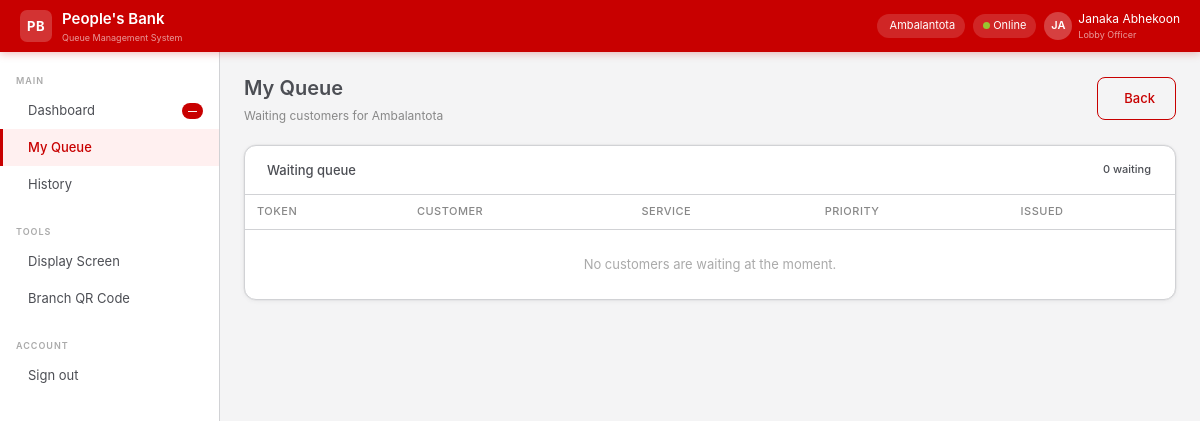
Screenshot of /officer/queue (signed in) with the database file from the repository.
### app/models/branch.py (models this page shows, shortened)
class Branch(db.Model):
    __tablename__ = "branches"
    id         = db.Column(db.Integer, primary_key=True)
    name       = db.Column(db.String(120), nullable=False)
    code       = db.Column(db.String(10), unique=True, nullable=False)
    address    = db.Column(db.Text)
    city       = db.Column(db.String(80))
    phone      = db.Column(db.String(20))
    is_active  = db.Column(db.Boolean, default=True, nullable=False)
    created_at = db.Column(db.DateTime, default=lambda: datetime.now(timezone.utc))
    users    = db.relationship("User",       back_populates="branch",   lazy="dynamic")
    counters = db.relationship("Counter",    back_populates="branch",   lazy="dynamic")
    tokens   = db.relationship("QueueToken", back_populates="branch",   lazy="dynamic")

### app/models/user.py (models this page shows, shortened)
class User(UserMixin, db.Model):
    __tablename__ = "users"
    id            = db.Column(db.Integer, primary_key=True)
    branch_id     = db.Column(db.Integer, db.ForeignKey("branches.id"), nullable=True)
    employee_id   = db.Column(db.String(20), unique=True, nullable=False)
    full_name     = db.Column(db.String(120), nullable=False)
    email         = db.Column(db.String(120), unique=True, nullable=False)
    password_hash = db.Column(db.String(256), nullable=False)
    role          = db.Column(db.Enum(UserRole), nullable=False)
    is_active     = db.Column(db.Boolean, default=True)
    last_login    = db.Column(db.DateTime)
    created_at    = db.Column(db.DateTime, default=lambda: datetime.now(timezone.utc))
    branch        = db.relationship("Branch", back_populates="users")
    tokens_served = db.relationship("QueueToken", back_populates="served_by_officer",
                                    foreign_keys="QueueToken.served_by", lazy="dynamic")
    audit_logs    = db.relationship("AuditLog", back_populates="user", lazy="dynamic")
    @property
    def allowed_service_codes(self):
        mapping = {
            UserRole.ADMIN:          ["AO","AC","FD","LN","OT"],
            UserRole.BRANCH_MANAGER: ["OT"],
            UserRole.LOBBY_OFFICER:  ["AO","AC","FD"],
            UserRole.LOAN_OFFICER:   ["LN"],
        }
        return mapping.get(self.role, [])

### app/views/officer.py (the view)
@officer_bp.route("/queue")
@login_required
@require_role(UserRole.LOBBY_OFFICER, UserRole.LOAN_OFFICER, UserRole.BRANCH_MANAGER)
def queue():
    service_ids = [s.id for s in ServiceType.query.filter(
        ServiceType.code.in_(current_user.allowed_service_codes)).all()]
    tokens = (QueueToken.query
              .filter_by(branch_id=current_user.branch_id,
                         status=TokenStatus.WAITING,
                         queue_date=date.today())
              .filter(QueueToken.service_type_id.in_(service_ids))
              .order_by(QueueToken.is_priority.desc(), QueueToken.id.asc())
              .all())
    return render_template("officer/queue.html",
        branch=current_user.branch,
        tokens=tokens,
        waiting_count=len(tokens),
    )

### app/extensions.py (called while the page is built)
@login_manager.user_loader
def load_user(user_id):
    from app.models import User
    return User.query.get(int(user_id))

### app/templates/officer/queue.html (shortened to what this page needs)
{% extends "base.html" %}
{% block content %}
<div class="pb-page-header">
  <div>
    <div class="pb-page-title">My Queue</div>
    <div class="pb-page-sub">Waiting customers for {{ branch.name if branch else 'your branch' }}</div>
  </div>
  <a href="/officer/dashboard" class="btn-pb-outline"> Back</a>
</div>
<div class="pb-card">
  <div class="pb-card-header">
    <div class="pb-card-title">Waiting queue</div>
    <span class="pb-badge">{{ waiting_count }} waiting</span>
  </div>
  <div class="pb-card-body" style="padding:0;">
    <table class="pb-table">
      <thead><tr><th>Token</th><th>Customer</th><th>Service</th><th>Priority</th><th>Issued</th></tr></thead>
      <tbody>
        {% for t in tokens %}
        <tr>
          <td><strong>{{ t.token_number }}</strong></td>
          <td>{{ t.customer.full_name }}</td>
          <td>{{ t.service_type.name }}</td>
          <td>{% if t.is_priority %}<span class="pb-badge yellow">{{ t.priority_reason.value.title() }}</span>{% else %}—{% endif %}</td>
          <td style="color:#888;font-size:12px;">{{ t.issued_at.strftime('%H:%M') }}</td>
        </tr>
        {% else %}
        <tr><td colspan="5" class="text-center py-4" style="color:#aaa;">No customers are waiting at the moment.</td></tr>
        {% endfor %}
      </tbody>
    </table>
  </div>
</div>
{% endblock %}

### app/templates/base.html (shortened to what this page needs)
<!DOCTYPE html>
<html lang="en">
<head>
  <link href="https://cdn.jsdelivr.net/npm/bootstrap@5.3.2/dist/css/bootstrap.min.css" rel="stylesheet">
  <link href="https://cdn.jsdelivr.net/npm/@tabler/icons-webfont@3.3.0/dist/tabler-icons.min.css" rel="stylesheet">
  <link href="{{ url_for('static', filename='css/pbqms.css') }}" rel="stylesheet">
</head>
<body>
{% if current_user.is_authenticated %}
<nav class="pb-navbar">
  <a class="pb-navbar-brand" href="/">
    <div class="pb-navbar-logo">PB</div>
    <div>
      <div class="pb-navbar-name">People's Bank</div>
      <div style="font-size:9px;color:rgba(255,255,255,.6);">Queue Management System</div>
    </div>
  </a>
  <div class="pb-navbar-right">
    <div class="pb-navbar-chip">
      {{ current_user.branch.name if current_user.branch else 'All Branches' }}
    </div>
    <div class="pb-navbar-chip" id="connection-status">
      <span class="pb-online-dot"></span> Online
    </div>
    <div class="pb-navbar-user">
      <div class="pb-navbar-avatar">{{ current_user.full_name[:2].upper() }}</div>
      <div>
        <div>{{ current_user.full_name }}</div>
        <div style="font-size:9px;opacity:.6;">{{ current_user.role.value.replace('_',' ').title() }}</div>
      </div>
    </div>
  </div>
</nav>
<aside class="pb-sidebar">
  <div class="pb-sidebar-section">Main</div>
  {% if current_user.role.value in ['lobby_officer','loan_officer'] %}
    <a href="/officer/dashboard" class="pb-sidebar-link {% if request.path == '/officer/dashboard' %}active{% endif %}">
       Dashboard
      <span class="pb-sidebar-badge" id="waiting-count">—</span>
    </a>
    <a href="/officer/queue" class="pb-sidebar-link {% if '/queue' in request.path %}active{% endif %}">
       My Queue
    </a>
    <a href="/officer/history" class="pb-sidebar-link">
       History
    </a>
  {% endif %}
  <div class="pb-sidebar-section" style="margin-top:12px;">Tools</div>
  {% if current_user.role.value == 'admin' %}
    <a href="/admin/branches" class="pb-sidebar-link">
      <i class="ti ti-tv"></i> Branch Displays
    </a>
    <a href="/admin/branches" class="pb-sidebar-link">
      <i class="ti ti-qrcode"></i> Branch QR Codes
    </a>
  {% else %}
    <a href="/display/{{ current_user.branch.code if current_user.branch else '' }}" target="_blank" class="pb-sidebar-link">
       Display Screen
    </a>
    {% if current_user.branch %}
    <a href="{{ url_for('manager_view.branch_qr') }}" class="pb-sidebar-link">
       Branch QR Code
    </a>
    {% endif %}
  {% endif %}
  <div class="pb-sidebar-section" style="margin-top:12px;">Account</div>
  <a href="/auth/logout" class="pb-sidebar-link">
     Sign out
  </a>
</aside>
<main class="pb-main">
  {% block content %}{% endblock %}
</main>
{% else %}
  {% block public_content %}{% endblock %}
{% endif %}
</body>
</html>

### rows the page displays
Branch: branch "Ambalantota", name "Ambalantota"
User: full_name "JA", full_name "Janaka Abhekoon", role.value.replace "Lobby Officer"

### other values shown
{{ waiting_count }} "0"
